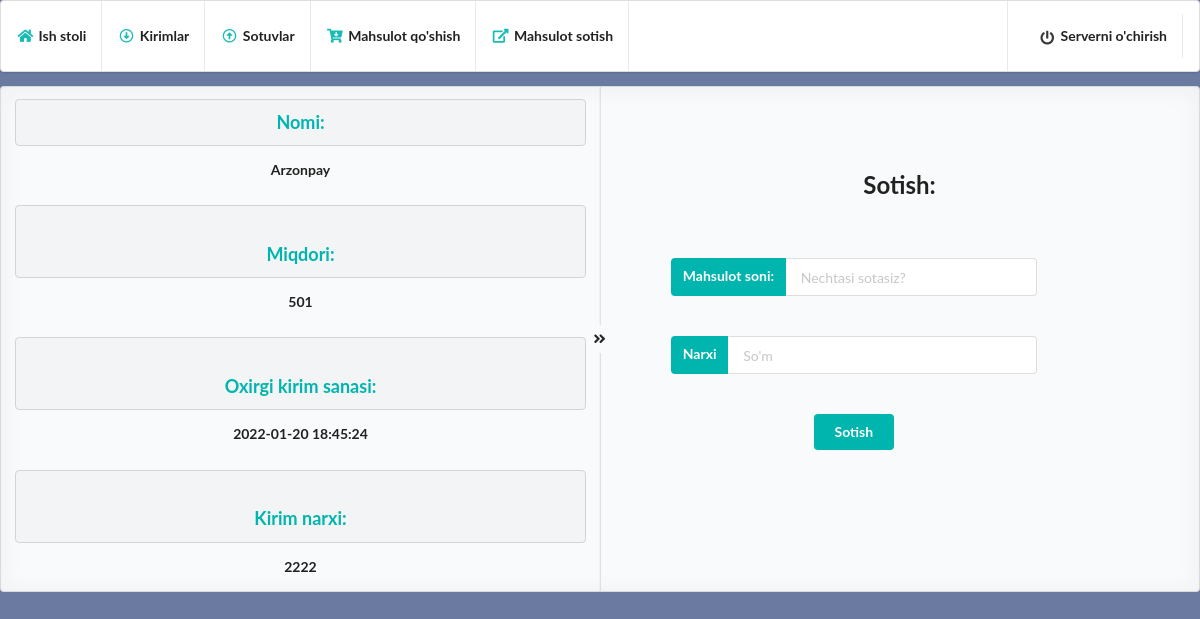
/items/1, run on an earlier commit of the app's database.
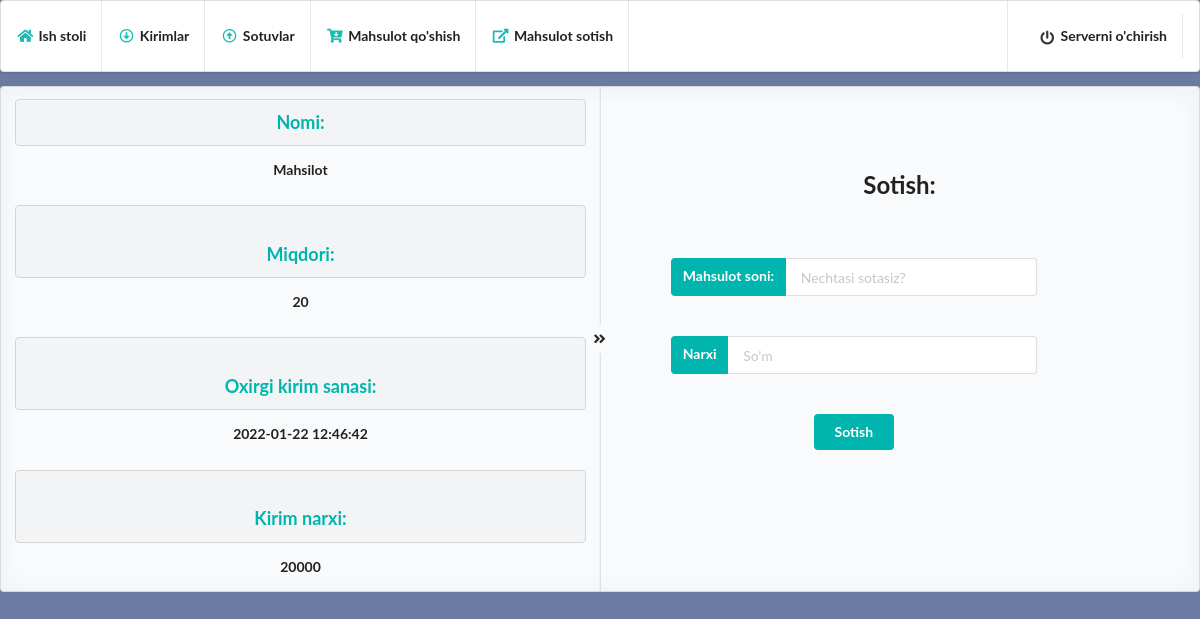
And on a later commit of the database.
### modules.py (models this page shows, shortened)
class inheritedClassName(db.Model):
    __abstract__ = True
    def format(self):
        return self.__dict__

@dataclass
class Items(inheritedClassName):
    id: int
    name: String
    count: int
    in_time: DateTime
    in_price: Integer
    __tablename__ = "items"
    id = Column(Integer, primary_key=True)
    name = Column(String, nullable=False)
    count = Column(Integer, default=0)
    in_time = Column(DateTime)
    in_price = Column(Integer)

### main.py (the view, shortened to what this page needs)
@app.route('/items/<int:id>', methods=['GET', 'POST'])
def items_id(id):
    item_query = Items.query.filter(Items.id==id).first()
    item = item_query.format()
    return render_template('saling.html', item=item)

### templates/saling.html (shortened to what this page needs)
<!DOCTYPE html>
<html lang="en">
<head>
    <link rel="stylesheet" href="{{ url_for('static', filename='semantic-ui/semantic.min.css') }}">
</head>
<body style="background-color: #6B7AA1;">
  <div class="ui pointing menu teal">
    <a href="/dashboard" class="item">
        <i class="home icon teal"></i>
        <b>Ish stoli</b>
    </a>
    <a href="/imports/1" class="item">
        <i class="arrow alternate circle down outline icon teal"></i>
        <b>Kirimlar</b>
    </a>
    <a href="/sales/1" class="item">
        <i class="arrow alternate circle up outline icon teal"></i>
        <b>Sotuvlar</b>
    </a>
    <a href="/add_item" class="item">
        <i class="cart arrow down icon teal"></i>
        <b>Mahsulot qo'shish</b>
    </a>
    <a href="/items" class="item">
        <i class="external alternate icon teal"></i>
        <b>Mahsulot sotish</b>
    </a>
    <div class="right menu">
      <div class="item">
          <a href="/stop" class="item">
              <i class="power off icon"></i>
              <b>Serverni o'chirish</b>
          </a>
      </div>
  </div>
  </div>
        <div class="ui placeholder segment">
          <div class="ui two column stackable center aligned grid">
            <div class="ui vertical divider"><i class="angle double right icon"></i></div>
            <div class="middle aligned row">
              <div class="column">
                <h3 class="ui header block teal">Nomi:</h3>
                <b>{{ item.name }}</b>
                <h3 class="ui header block teal">Miqdori:</h3>
                <b>{{ item.count }}</b>
                <h3 class="ui header block teal">Oxirgi kirim sanasi:</h3>
                <b>{{ item.in_time }}</b>
                <h3 class="ui header block teal">Kirim narxi:</h3>
                <b>{{ item.in_price }}</b>
              </div>
              <div class="column">
                  <h2 class="header">Sotish:</h2>
                  <form action="{{ '/items/%s'%item.id|urlencode }}" method="post" style="margin: 10%;">
                    <div style="display: flex; flex-direction: column; width: 80%;" class="container">
                      <div class="ui labeled input">
                        <label class="ui label teal">Mahsulot soni:</label>
                        <input type="number" name="count" placeholder="Nechtasi sotasiz?" min="1" max="{{ '%s'%item.count|urlencode }}" oninvalid="this.setCustomValidity('Buncha mahsulot omborda yo`q')" oninput="this.setCustomValidity('')">
                      </div>
                      <br>
                      <br>
                      <div class="ui labeled input">
                        <label for="amount" class="ui label teal">Narxi</label>
                        <input type="number" placeholder="So'm" name="out_price">
                      </div>
                      <br>
                      <br>
                        <button class="ui blue submit button teal" type="submit">Sotish</button>
                    </div>
                   </form>
              </div>
            </div>
          </div>
</div>
</body>
</html>

What changed in the data, as far as the page shows it:
changed Items: name "Arzonpay" → "Mahsilot"; in_price "2222" → "20000"; count "501" → (not shown)
Also different on the page:
{{ item.count }}: (not shown) → "20"
{{ item.in_time }}: "2022-01-20 18:45:24" → "2022-01-22 12:46:42"
